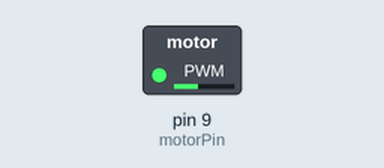
This sketch was run on a simulated Arduino Uno, built with avr-gcc and run on an emulated ATmega328P. Parts: switched loads named in the sketch (green lamp = pin HIGH).

Above: at 0.05 s.
At 5.25 s:
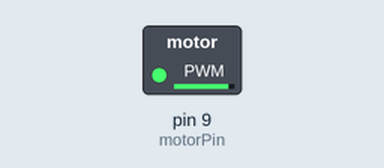
At 10.5 s:
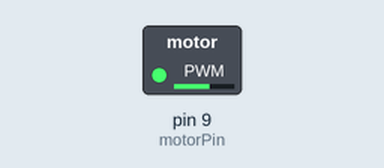
Timing chart, 0 to 16.2 s (numbered marks = the images above):
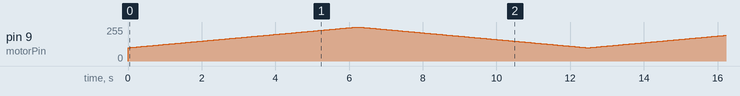

The sketch:

circ-03.ino
```cpp
int motorPin = 9;

void setup()
{
  pinMode(motorPin, OUTPUT);
}

void loop()
{
  //motorOnThenOff();
  //motorOnThenOffWithSpeed();
  motorAcceleration();
}

void motorOnThenOff()
{
  int onTime = 2500;
  int offTime = 1000;

  digitalWrite(motorPin, HIGH);
  delay(onTime);
  digitalWrite(motorPin, LOW);
  delay(offTime);
}

void motorOnThenOffWithSpeed()
{
  int onSpeed = 200;
  int onTime = 2500;
  int offSpeed = 80;
  int offTime = 25000;

  analogWrite(motorPin, onSpeed);
  delay(onTime);
  analogWrite(motorPin, offSpeed);
  delay(offTime);
}

void motorAcceleration()
{
  int delayTime = 40;

  for(int i = 100; i < 256; i++) {
    analogWrite(motorPin, i);
    delay(delayTime);
  }
  for(int i = 255; i >= 100; i--) {
    analogWrite(motorPin, i);
    delay(delayTime);
  }
}
```
